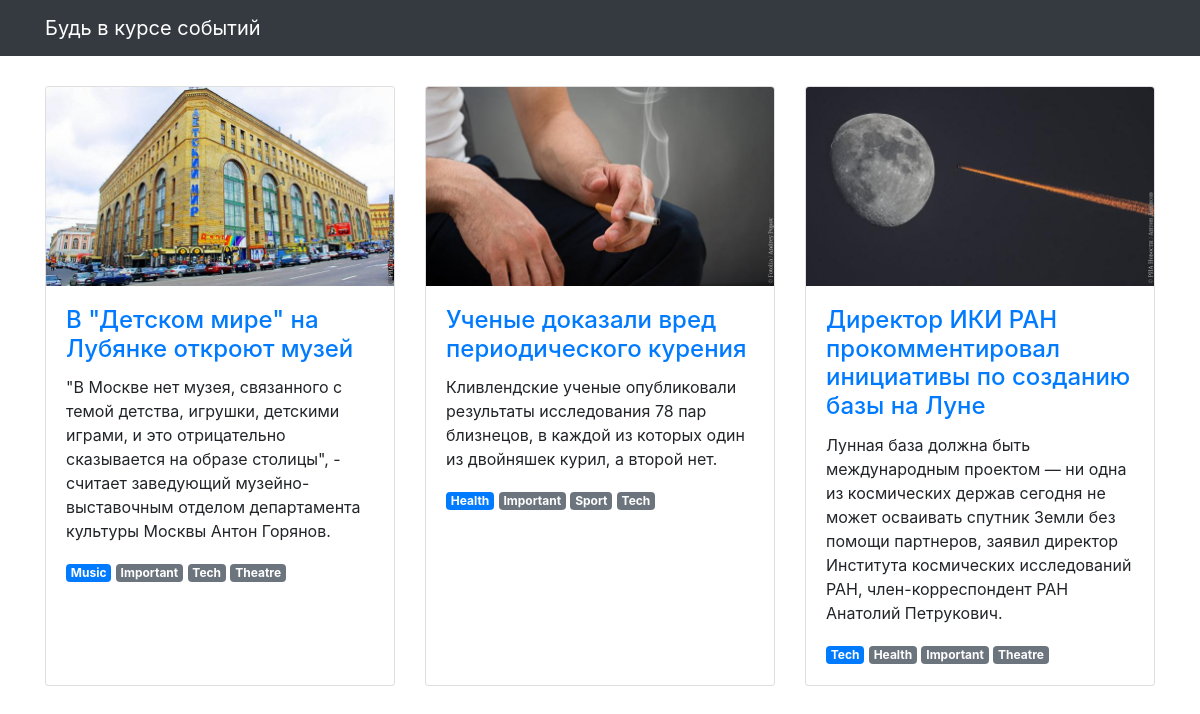
The page / on the database its author committed.
### articles/models.py (models this page shows, shortened)
class Article(models.Model):
    title = models.CharField(max_length=256, verbose_name='Название')
    text = models.TextField(verbose_name='Текст')
    published_at = models.DateTimeField(verbose_name='Дата публикации')
    image = models.ImageField(null=True, blank=True, verbose_name='Изображение')
    sections = models.ManyToManyField(Section, through='ArticleSection')
    class Meta:
        verbose_name = 'Статья'
        verbose_name_plural = 'Статьи'

class ArticleSection(models.Model):
    article = models.ForeignKey(Article, on_delete=models.CASCADE)
    section = models.ForeignKey(Section, on_delete=models.CASCADE)
    main_section = models.BooleanField(verbose_name='Основной')
    class Meta:
        verbose_name = 'Раздел статьи'
        verbose_name_plural = 'Разделы статьи'

class Section(models.Model):
    sections = models.CharField(max_length=256, verbose_name='Раздел')
    class Meta:
        verbose_name = 'Раздел'
        verbose_name_plural = 'Разделы'
    def __str__(self):
        return self.sections

### articles/views.py (the view)
# urls.py: path('', ArticleListView.as_view()),
class ArticleListView(ListView):
    template_name = 'articles/news.html'
    model = Article
    ordering = '-published_at'
    def get_context_data(self, **kwargs):
        context = super().get_context_data(**kwargs)
        for article in context['object_list']:
            main_section = ArticleSection.objects.filter(article=article, main_section=True)
            other_sections = ArticleSection.objects.all().filter(article=article,
                                                           main_section=False).order_by('section__sections')
            article.sorted_sections = list(main_section) + list(other_sections)
        return context

### templates/articles/news.html (shortened to what this page needs)
{% extends "articles/base.html" %}
{% load static %}
{% block content %}
<div class="row">
  {% for article in object_list %}
  <div class="col-lg-4 col-sm-6 portfolio-item">
    <div class="card h-100">
      <a href="#"><img class="card-img-top" src="{% get_media_prefix %}{{ article.image }}" alt=""></a>
      <div class="card-body">
        <h4 class="card-title">
          <a href="#">{{ article.title }}</a>
        </h4>
        <p class="card-text">{{ article.text }}</p>
        {% for section in article.sorted_sections %}
          <span class="badge {% if section.main_section %}badge-primary{% else %}badge-secondary{% endif %}">{{ section.section }}</span>
        {% endfor %}
      </div>
    </div>
  </div>
  {% endfor %}
</div>
{% endblock %}

### templates/articles/base.html (shortened to what this page needs)
<!DOCTYPE html>
{% load static %}
<html>
  <head>
    <link href="{% static  "css/bootstrap.min.css"  %}" rel="stylesheet">
    <link href="{% static  "css/3-col-portfolio.css" %}" rel="stylesheet">
  </head>
  <body>
    <nav class="navbar navbar-expand-lg navbar-dark bg-dark fixed-top">
      <div class="container">
        <a class="navbar-brand" href="#">Будь в курсе событий</a>
      </div>
    </nav>
    <div class="container">{% block content %}{% endblock %}</div>
  </body>
</html>

### static/css/3-col-portfolio.css (style rules this page uses)
body { padding-top: 84px; padding-bottom: 84px; }
@media (min-width: 992px) { body { padding-top: 86px; padding-bottom: 86px; } }

### rows shown on the page
Article: image (picture), title "В \"Детском мире\" на Лубянке откроют музей", text "\"В Москве нет музея, связанного с темой детства, игрушки, детскими играми, и это отрицательно сказывается на образе столицы\", - считает заведующий музейно-выставочным отделом департамента культуры Москвы Антон Горянов."
ArticleSection: section "Music"
ArticleSection: section "Important"
ArticleSection: section "Tech"
ArticleSection: section "Theatre"
Article: image (picture), title "Ученые доказали вред периодического курения", text "Кливлендские ученые опубликовали результаты исследования 78 пар близнецов, в каждой из которых один из двойняшек курил, а второй нет."
ArticleSection: section "Health"
ArticleSection: section "Important"
ArticleSection: section "Sport"
ArticleSection: section "Tech"
Article: image (picture), title "Директор ИКИ РАН прокомментировал инициативы по созданию базы на Луне", text "Лунная база должна быть международным проектом — ни одна из космических держав сегодня не может осваивать спутник Земли без помощи партнеров, заявил директор Института космических исследований РАН, член-корреспондент РАН Анатолий Петрукович."
ArticleSection: section "Tech"
ArticleSection: section "Health"
ArticleSection: section "Important"
ArticleSection: section "Theatre"
